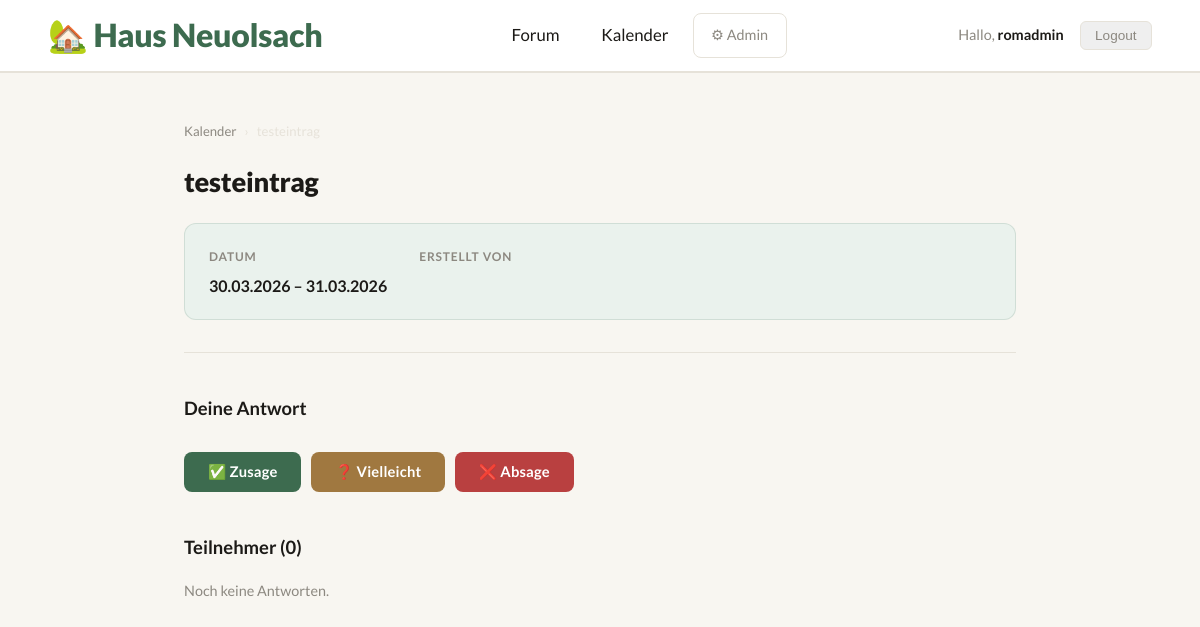
/kalender/event/5/ (signed in), run on the app's committed database.
### calendar_app/models.py (models this page shows, shortened)
class Event(models.Model):
    title = models.CharField(max_length=200)
    description = models.TextField(blank=True)
    location = models.CharField(max_length=200, blank=True)
    start_date = models.DateField()
    end_date = models.DateField(null=True, blank=True)
    author = models.ForeignKey(User, on_delete=models.CASCADE, related_name='created_events')
    created_at = models.DateTimeField(auto_now_add=True)
    class Meta:
        ordering = ['start_date']

### calendar_app/views.py (the view, shortened to what this page needs)
# urls.py: path('event/<int:event_id>/', views.event_detail, name='event_detail'),
@login_required
def event_detail(request, event_id):
    if not is_approved(request.user):
        return render(request, 'forum/not_approved.html')
    event = get_object_or_404(Event, id=event_id)
    rsvps = event.rsvps.select_related('user')
    user_rsvp = rsvps.filter(user=request.user).first()
    return render(request, 'calendar_app/event_detail.html', {
        'event': event,
        'rsvps': rsvps,
        'user_rsvp': user_rsvp,
    })

### calendar_app/views.py (called while the page is built)
def is_approved(user):
    if user.is_staff or user.is_superuser:
        return True
    try:
        return user.profile.is_approved
    except Profile.DoesNotExist:
        return False

### calendar_app/templates/calendar_app/event_detail.html (shortened to what this page needs)
{% extends "base.html" %}
{% block content %}
<div class="breadcrumb">
    <a href="{% url 'calendar_app:home' %}">Kalender</a>
    <span>›</span>
    <span>{{ event.title }}</span>
</div>
<h1>{{ event.title }}</h1>
<div class="event-meta">
    <div>
        <span>Datum</span>
        <strong>{{ event.start_date|date:"d.m.Y" }}
        {% if event.end_date %} – {{ event.end_date|date:"d.m.Y" }}{% endif %}</strong>
    </div>
    <div>
        <span>Erstellt von</span>
    </div>
</div>
<hr>
<h2>Deine Antwort</h2>
<form method="post">
    <div class="btn-row">
        <button name="status" value="yes"
            class="btn btn-yes {% if user_rsvp.status == 'yes' %}btn-active{% endif %}">
            ✅ Zusage
        </button>
        <button name="status" value="maybe"
            class="btn btn-maybe {% if user_rsvp.status == 'maybe' %}btn-active{% endif %}">
            ❓ Vielleicht
        </button>
        <button name="status" value="no"
            class="btn btn-no {% if user_rsvp.status == 'no' %}btn-active{% endif %}">
            ❌ Absage
        </button>
    </div>
</form>
<h2>Teilnehmer ({{ rsvps.count }})</h2>
{% if rsvps %}
    <ul class="rsvp-list">
        {% for rsvp in rsvps %}
            <li>{{ rsvp.get_status_display }} &nbsp; {{ rsvp.user.username }}</li>
        {% endfor %}
    </ul>
{% else %}
    <p style="color:var(--muted); font-size:0.9rem">Noch keine Antworten.</p>
{% endif %}
{% endblock %}

### templates/base.html (shortened to what this page needs)
{% load static %}
<!DOCTYPE html>
<html lang="de">
<head>
    <link rel="stylesheet" href="{% static 'css/style.css' %}">
</head>
<body>
<nav>
    <a class="brand" href="{% url 'forum:home' %}">🏡 Haus Neuolsach</a>
    <div class="nav-links">
        <a href="{% url 'forum:home' %}">Forum</a>
        <a href="{% url 'calendar_app:home' %}">Kalender</a>
        {% if user.is_staff %}
            <a href="/admin/" class="admin-link">⚙ Admin</a>
        {% endif %}
    </div>
    <div class="nav-right">
        {% if user.is_authenticated %}
            <span class="nav-user">Hallo, <strong>{% if request.user.profile.first_name %}
        {{ request.user.profile.first_name }}
    {% else %}
        {{ request.user.username }}
    {% endif %}</strong></span>
            <form method="post" action="{% url 'logout' %}" style="display:inline">
                <button type="submit" class="logout-btn">Logout</button>
            </form>
        {% endif %}
    </div>
</nav>
<div class="container">
    {% block content %}{% endblock %}
</div>
</body>
</html>

### static/css/style.css (style rules this page uses)
:root { --bg: #f8f6f1; --bg2: #ffffff; --bg3: #f0ede6; --border: #e6e2d9; --text: #1c1a17; --muted: #8c8880; --accent: #3d6b4f; --accent2: #4e8464; --accent-light:#eaf2ed; --danger: #b94040; --success: #3d6b4f; --radius: 12px; --shadow: 0 2px 12px rgba(0,0,0,0.06); --shadow-lg: 0 8px 32px rgba(61,107,79,0.1); }
*, *::before, *::after { box-sizing: border-box; margin: 0; padding: 0; }
body { background: var(--bg); color: var(--text); font-family: 'Lato', sans-serif; font-weight: 400; line-height: 1.7; min-height: 100vh; }
nav { background: var(--bg2); border-bottom: 1px solid var(--border); padding: 0 3rem; display: flex; align-items: center; justify-content: space-between; height: 72px; position: sticky; top: 0; z-index: 100; box-shadow: 0 1px 0 var(--border); }
nav .brand { font-family: 'Lato', sans-serif; font-size: 2rem; font-weight: 900; color: var(--accent); text-decoration: none; letter-spacing: -0.01em; }
nav .nav-links { display: flex; gap: 0.4rem; align-items: center; }
nav .nav-links a { color: var(--text); text-decoration: none; font-size: 1.05rem; font-weight: 500; padding: 0.55rem 1.1rem; border-radius: 8px; transition: all 0.2s; }
nav .nav-links a.admin-link { font-size: 0.9rem; color: var(--muted); border: 1px solid var(--border); }
nav .nav-right { display: flex; align-items: center; gap: 1rem; font-size: 0.9rem; }
nav .nav-user { color: var(--muted); }
nav .nav-user strong { color: var(--text); font-weight: 700; }
nav .logout-btn { color: var(--muted); text-decoration: none; font-size: 0.85rem; padding: 0.35rem 0.9rem; border: 1px solid var(--border); border-radius: 6px; transition: all 0.2s; }
.container { max-width: 880px; margin: 0 auto; padding: 3rem 1.5rem; animation: fadeIn 0.3s ease; }
h1 { font-family: 'Lato', sans-serif; font-size: 1.7rem; font-weight: 900; color: var(--text); margin-bottom: 1.5rem; letter-spacing: -0.01em; line-height: 1.2; }
h2 { font-family: 'Lato', sans-serif; font-size: 1.15rem; font-weight: 700; color: var(--text); margin-bottom: 1rem; margin-top: 2.5rem; letter-spacing: 0; }
.btn { display: inline-block; padding: 0.65rem 1.5rem; border-radius: 8px; font-family: 'Lato', sans-serif; font-size: 0.92rem; font-weight: 700; cursor: pointer; border: none; text-decoration: none; transition: all 0.2s; letter-spacing: 0.01em; }
.btn-yes { background: #3d6b4f; color: #fff; }
.btn-maybe { background: #a07840; color: #fff; }
.btn-no { background: var(--danger); color: #fff; }
.btn-row { display: flex; gap: 0.6rem; margin-top: 1.75rem; flex-wrap: wrap; }
.breadcrumb { font-size: 0.82rem; color: var(--muted); margin-bottom: 1.5rem; display: flex; gap: 0.5rem; align-items: center; }
.breadcrumb a { color: var(--muted); text-decoration: none; transition: color 0.2s; }
.breadcrumb span { color: var(--border); }
hr { border: none; border-top: 1px solid var(--border); margin: 2rem 0; }
.event-meta { display: flex; flex-wrap: wrap; gap: 2rem; background: var(--accent-light); border-radius: var(--radius); padding: 1.25rem 1.5rem; margin-bottom: 1.5rem; font-size: 0.9rem; border: 1px solid rgba(61,107,79,0.15); }
.event-meta span { color: var(--muted); font-size: 0.75rem; text-transform: uppercase; letter-spacing: 0.07em; font-weight: 700; }
.event-meta strong { display: block; color: var(--text); font-weight: 700; margin-top: 0.2rem; font-size: 1rem; }

### data on the page
Event: title "testeintrag", start_date "30.03.2026", end_date "31.03.2026"

### other printed values
{{ request.user.username }} "romadmin"
{{ rsvps.count }} "0"
